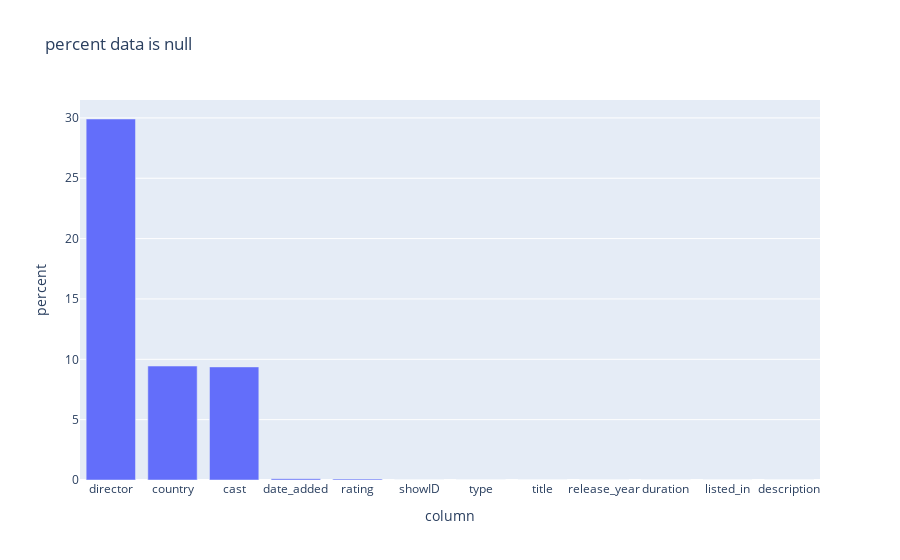

The code cell stored with this chart in its notebook:
### Code cell
import plotly.express as px
data_canada = px.data.gapminder().query("country == 'Canada'")
fig = px.bar(data_null, x= "column", y="percent", title= "percent data is null ")
fig.show()

### Figure 1 — Plotly figure (JSON) as saved in the notebook; plotly's stock layout.template omitted (floating-point values rounded to 4 significant figures)
{"data": [{"alignmentgroup": "True", "hovertemplate": "column=%{x}<br>percent=%{y}<extra></extra>", "legendgroup": "", "marker": {"color": "#636efa", "pattern": {"shape": ""}}, "name": "", "offsetgroup": "", "orientation": "v", "showlegend": false, "textposition": "auto", "type": "bar", "x": ["director", "country", "cast", "date_added", "rating", "showID", "type", "title", "release_year", "duration", "listed_in", "description"], "xaxis": "x", "y": [29.91, 9.44, 9.37, 0.11, 0.08, 0, 0, 0, 0, 0, 0, 0], "yaxis": "y"}], "layout": {"barmode": "relative", "legend": {"tracegroupgap": 0}, "title": {"text": "percent data is null "}, "xaxis": {"anchor": "y", "domain": [0, 1], "title": {"text": "column"}}, "yaxis": {"anchor": "x", "domain": [0, 1], "title": {"text": "percent"}}}}
